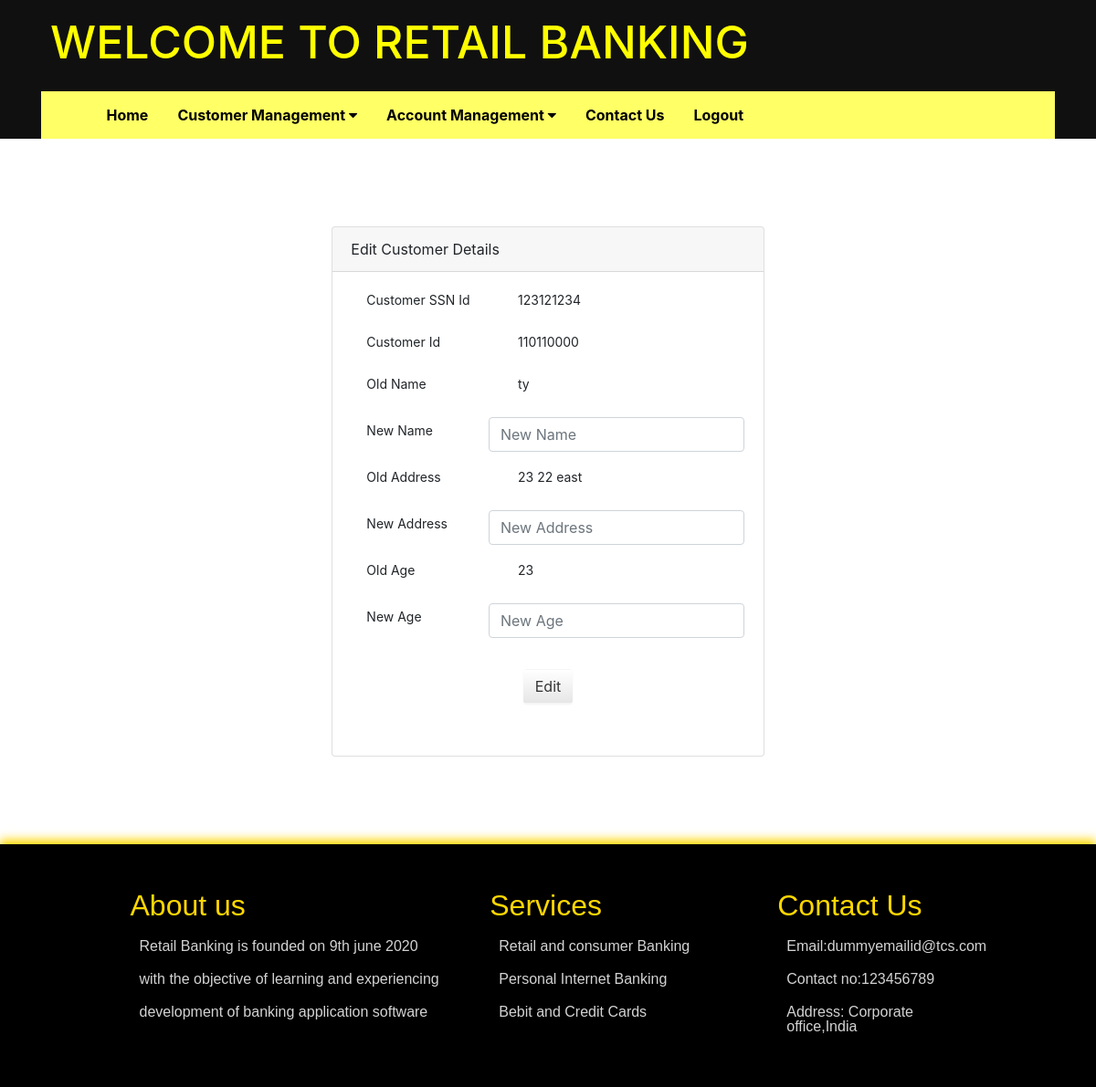
/editcustomer/110110000 (signed in), run on the app's committed database.
### database.py (models this page shows)
class Customers(Base):
    __tablename__='customers'
    cust_id = Column(Integer, primary_key=True, autoincrement=True)
    cust_ssn_id = Column(Integer, unique=True)
    name = Column(String(250),nullable=False)
    address = Column(String(250), nullable=False)
    age = Column(Integer)
    state = Column(String(250), nullable=False)
    city = Column(String(250), nullable=False)
    status = Column(String(250), nullable=False)

### app.py (the view, shortened to what this page needs)
@app.route('/editcustomer')
@app.route('/editcustomer/<cust_id>', methods=["GET", "POST"])
def editcustomer(cust_id=None):
    if 'user' not in session:
        return redirect(url_for('login'))
    if session['usert'] != "executive":
        flash("You don't have access to this page","warning")
        return redirect(url_for('dashboard'))
    if session['usert']=="executive":
        if cust_id is not None:
            if request.method != "POST":
                cust_id = int(cust_id)
                data = db.execute("SELECT * from customers WHERE cust_id = :c", {"c": cust_id}).fetchone()
                if data is not None and data.status != 'deactivate':
                    return render_template('editcustomer.html', editcustomer=True, data=data)
                else:
                    flash('Customer is deactivated or not present in database.','warning')
    return redirect(url_for('viewcustomer'))

### templates/editcustomer.html (shortened to what this page needs)
{% extends "layout.html" %}
{% block content %}
<div class = "row col-md-8 my-5">
    <div class="card col-md-8 mx-auto px-0">
        <div class="card-header">
            Edit Customer Details
        </div>
        <div class="card-body">
            <form action="{{ url_for('editcustomer',cust_id=data.cust_id) }}" method="POST">
                <table class="col-md-12">
                    <tbody>
                        <tr>
                            <th>
                                <div class="form-group input-group">
                                    <label class="pl-3">Customer SSN Id</label>
                                </div>
                            </th>
                            <th>
                                <div class="form-group input-group">
                                    <label class="pl-5">{{ data.cust_ssn_id }}</label>
                                </div>
                            </th>
                        </tr>
                        <tr>
                            <th>
                                <div class="form-group input-group">
                                    <label class="pl-3">Customer Id</label>
                                </div>
                            </th>
                            <th>
                                <div class="form-group input-group">
                                    <label class="pl-5">{{ data.cust_id }}</label>
                                </div>
                            </th>
                        </tr>
                        <tr>
                            <th>
                                <div class="form-group input-group">
                                    <label class="pl-3">Old Name</label>
                                </div>
                            </th>
                            <th>
                                <div class="form-group input-group">
                                    <label class="pl-5">{{ data.name }}</label>
                                </div>
                            </th>
                        </tr>
                        <tr>
                            <th>
                                <div class="form-group input-group">
                                    <label class="pl-3" for="name">New Name</label>
                                </div>
                            </th>
                            <th>
                                <div class="form-group input-group pl-3">
                                   <input class="form-control" name="name" id="name" type="textfield" placeholder="New Name" required maxlength="50">
                                </div>
                            </th>
                        </tr>
                        <tr>
                            <th>
                                <div class="form-group input-group">
                                    <label class="pl-3">Old Address</label>
                                </div>
                            </th>
                            <th>
                                <div class="form-group input-group">
                                    <label class="pl-5">{{ data.address }}</label>
                                </div>
                            </th>
                        </tr>
                        <tr>
                            <th>
                                <div class="form-group input-group">
                                    <label class="pl-3" for="address">New Address</label>
                                </div>
                            </th>
                            <th>
                                <div class="form-group input-group pl-3">
                                   <input class="form-control" name="address" id="address" type="textfield" placeholder="New Address" maxlength="100">
                                </div>
                            </th>
                        </tr>
                        <tr>
                            <th>
                                <div class="form-group input-group">
                                    <label class="pl-3">Old Age</label>
                                </div>
                            </th>
                            <th>
                                <div class="form-group input-group">
                                    <label class="pl-5">{{ data.age }}</label>
                                </div>
                            </th>
                        </tr>
                        <tr>
                            <th>
                                <div class="form-group input-group">
                                    <label class="pl-3" for="age">New Age</label>
                                </div>
                            </th>
                            <th>
                                <div class="form-group input-group pl-3">
                                   <input class="form-control" name="age" id="age" type="textfield" placeholder="New Age" maxlength="3">
                                </div>
                            </th>
                        </tr>
                        <tr>
                            <th colspan="2">
                                <div class="form-group input-group mt-3">
                                    <input type="submit" value="Edit" onclick="alert('Are you Sure, You want to Edit this customer data?')" class="btn mx-auto">
                                </div>
                            </th>
                        </tr>
                    </tbody>
                </table>
            </form>
        </div>
    </div>
</div>
{% endblock %}

### static/css/style.css (style rules this page uses)
body { font-family:'Roboto', sans-serif; color: #FFF; line-height:1.2em; font-size:17px; }
* { box-sizing: border-box }
body { font-family: Verdana, sans-serif; margin:0 }

### data on the page
Customers: cust_ssn_id "123121234", cust_id "110110000", name "ty", address "23 22 east", age "23"
